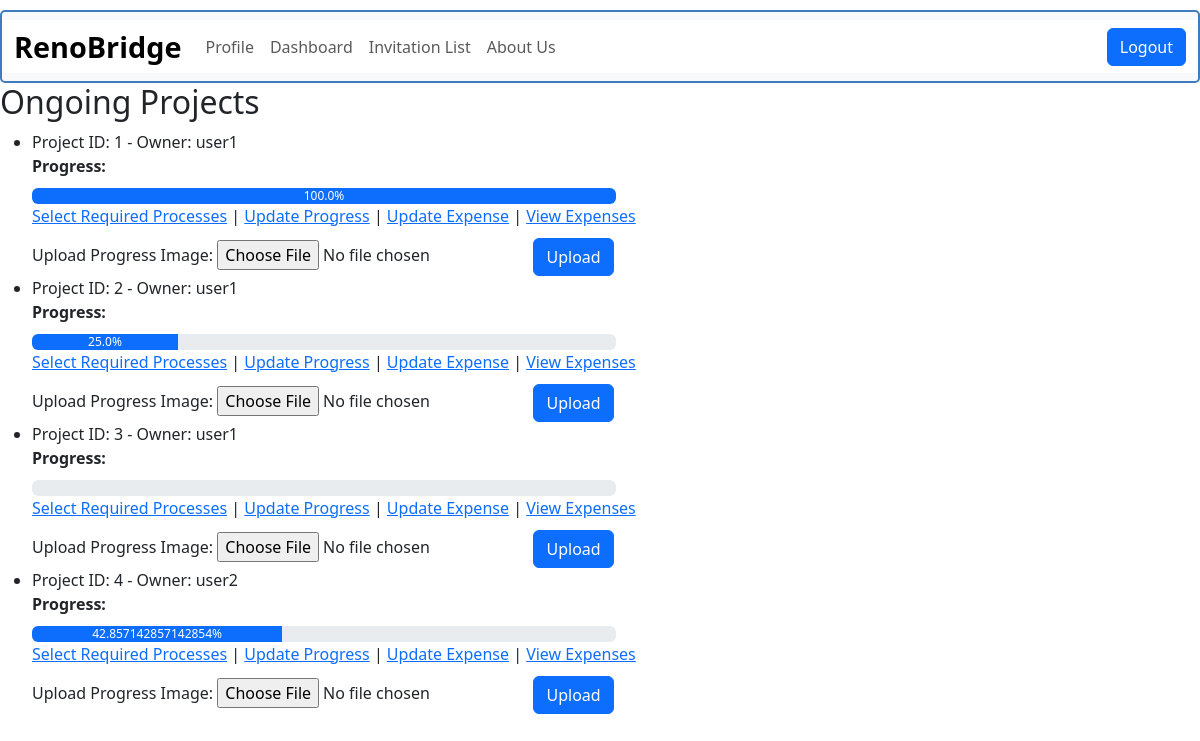
Page /expert/dashboard/ (signed in) on the earlier database version.
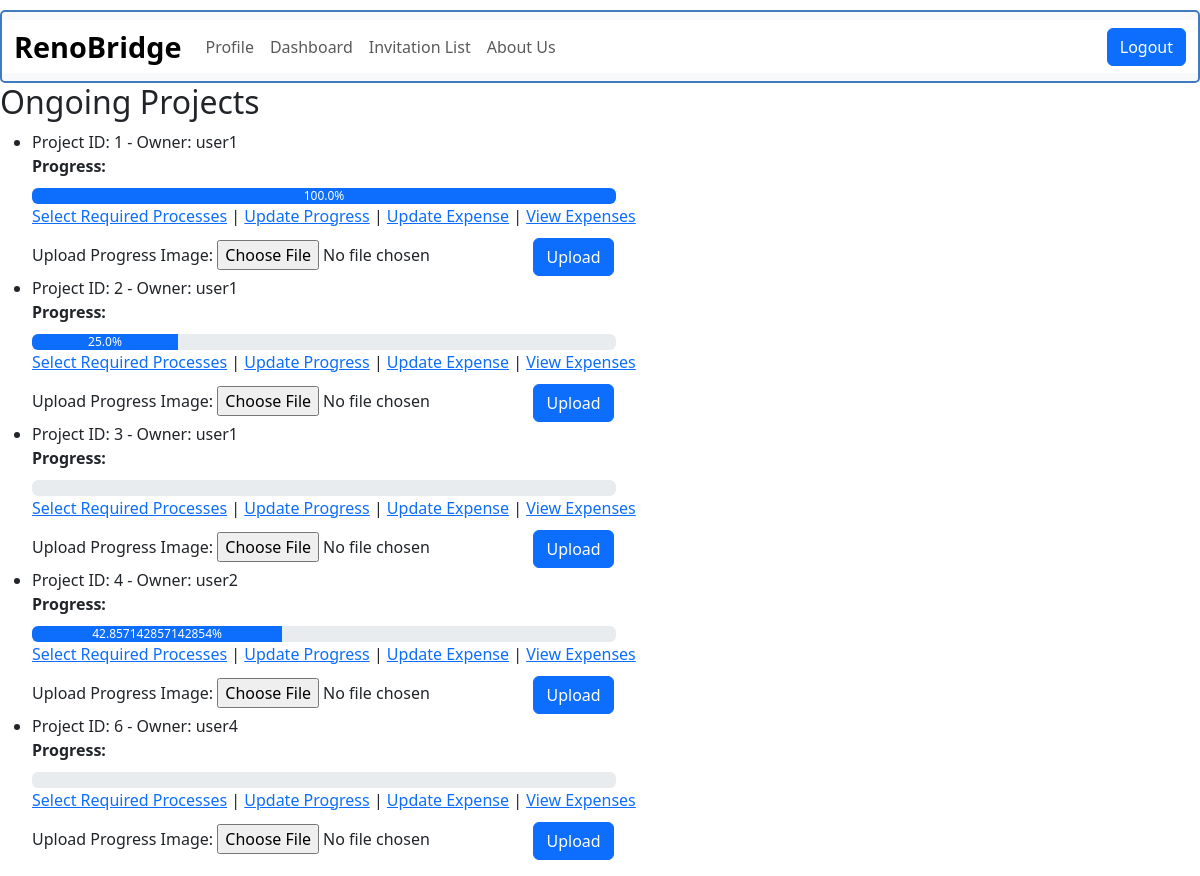
Same page on the later database version.
### renobridge/models.py (models this page shows, shortened)
class Project(models.Model):
    owner = models.ForeignKey(Homeowner, on_delete=models.CASCADE, related_name='projects')
    contractor = models.ForeignKey(Contractor, on_delete=models.SET_NULL, null=True, related_name='projects')
    processes_required = models.JSONField(null=True, blank=True)
    processes_completed = models.JSONField(null=True, blank=True)
    budget_allocated = models.DecimalField(max_digits=10, decimal_places=2, null=True, blank=True)
    expenses_spent = models.DecimalField(max_digits=10, decimal_places=2, default=0.00)
    total_duration = models.PositiveIntegerField(help_text="Expected total duration in days", null=True, blank=True)
    duration_spent = models.PositiveIntegerField(help_text="Actual duration spent in days", default=0)
    progress_percentage = models.FloatField(default=0)
    status = models.CharField(max_length=20, default='In Progress')
    def __str__(self):
        return f'Project for {self.owner.user.username} - {self.id}'

class Homeowner(models.Model):
    user = models.OneToOneField(settings.AUTH_USER_MODEL, on_delete=models.CASCADE)
    full_name = models.CharField(max_length=200)
    location = models.CharField(max_length=100)
    property_type = models.CharField(max_length=100)
    property_size = models.CharField(max_length=100)
    preferred_style = models.CharField(max_length=100)
    services_required = models.TextField()  # Store services as comma-separated values
    budget = models.CharField(max_length=100)
    duration = models.CharField(max_length=100)
    start_date = models.DateField(null=True, blank=True)
    floorplan_img = models.ImageField(upload_to='floorplans/', blank=True, null=True)

class CustomUser(AbstractUser):
    user_type = models.CharField(max_length=20)  # Store userType (e.g., "homeowner", "contractor")

### renobridge/views.py (the view)
# urls.py: path('expert/dashboard/', views.contractor_dashboard, name='expert_dashboard'),
@login_required
def contractor_dashboard(request):
    contractor = get_object_or_404(Contractor, user=request.user)
    ongoing_projects = Project.objects.filter(contractor=contractor)
    print(f'contractor_dashboard view reached for contractor: {contractor.company_name}')
    print(f'Ongoing projects for contractor {contractor.company_name}: {list(ongoing_projects)}')
    return render(request, 'expert_dashboard.html', {'projects': ongoing_projects})

### renobridge/templates/expert_dashboard.html (shortened to what this page needs)
{% load static %}
<!DOCTYPE html>
<html lang="en">
<head>
    <link rel="stylesheet" href="https://cdn.jsdelivr.net/npm/bootstrap@5.3.3/dist/css/bootstrap.min.css">
    <link rel="stylesheet" href="{% static 'style.css' %}">
</head>
<body>
    <nav class="navbar navbar-expand-lg bg-body-tertiary navbar-frame">
        <div class="container-fluid" style="background-color: white;">
          <a class="navbar-brand" href="{% url 'renobridge' %}">RenoBridge</a>
          <div class="collapse navbar-collapse" id="navbarSupportedContent">
            <ul class="navbar-nav me-auto mb-2 mb-lg-0">
              <li class="nav-item">
                <a class="nav-link" href="{% url 'expert_profile' request.user.id %}">Profile</a>
              </li>
              <li class="nav-item">
                <a class="nav-link" href="{% url 'expert_dashboard'%}">Dashboard</a>
              </li>
              <li class="nav-item">
                <a class="nav-link" href="{% url 'expert_invitation_list'%}">Invitation List</a>
              </li>
              <li class="nav-item">
                <a class="nav-link" href="#">About Us</a>
              </li>
            </ul>
            {% if user.is_authenticated %}
            <ul class="navbar-nav ms-auto mb-2 mb-lg-0">
              <li class="nav-item">
                  <a class="btn btn-primary text-white ms-2" href="{% url 'logout' %}">Logout</a>
              </li>
            </ul>
            {% endif %}
          </div>
        </div>
    </nav>
    <h2>Ongoing Projects</h2>
    <ul>
        {% for project in projects %}
            <li>
                Project ID: {{ project.id }} - Owner: {{ project.owner.user.username }}
                <div>
                  <strong>Progress:</strong>
                  <div class="progress" style="width: 50%; margin-top: 10px;">
                      <div class="progress-bar" role="progressbar" aria-valuenow="{{ project.progress_percentage }}" aria-valuemin="0" aria-valuemax="100" style="width: {{project.progress_percentage}}%;">
                          {{ project.progress_percentage }}%
                      </div>
                  </div>
              </div>
                <a href="{% url 'select_processes' project.id %}">Select Required Processes</a>
                | <a href="{% url 'update_progress' project.id %}">Update Progress</a>
                | <a href="{% url 'update_expense' project.id %}">Update Expense</a>
                | <a href="{% url 'view_expenses' project.id %}">View Expenses</a>
                <form action="{% url 'upload_project_photo' project.id %}" method="post" enctype="multipart/form-data" style="margin-top: 10px;">
                  <label for="progress_photo">Upload Progress Image:</label>
                  <input type="file" name="progress_photo" accept="image/*" required>
                  <button type="submit" class="btn btn-primary">Upload</button>
                </form>
              </li>
        {% endfor %}
    </ul>
</body>
</html>

Differences in the rows shown:
added Project: id "6", owner.user.username "user4"
